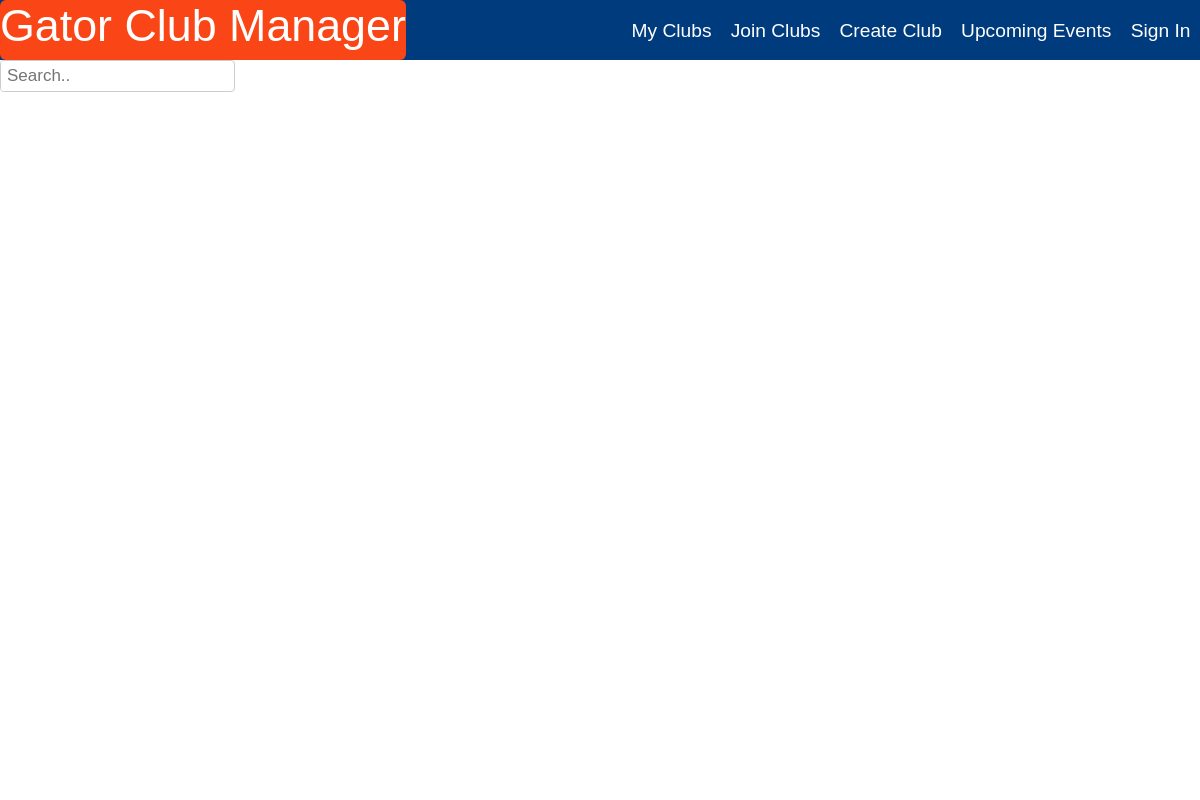
The app's page /members/search/, older data.
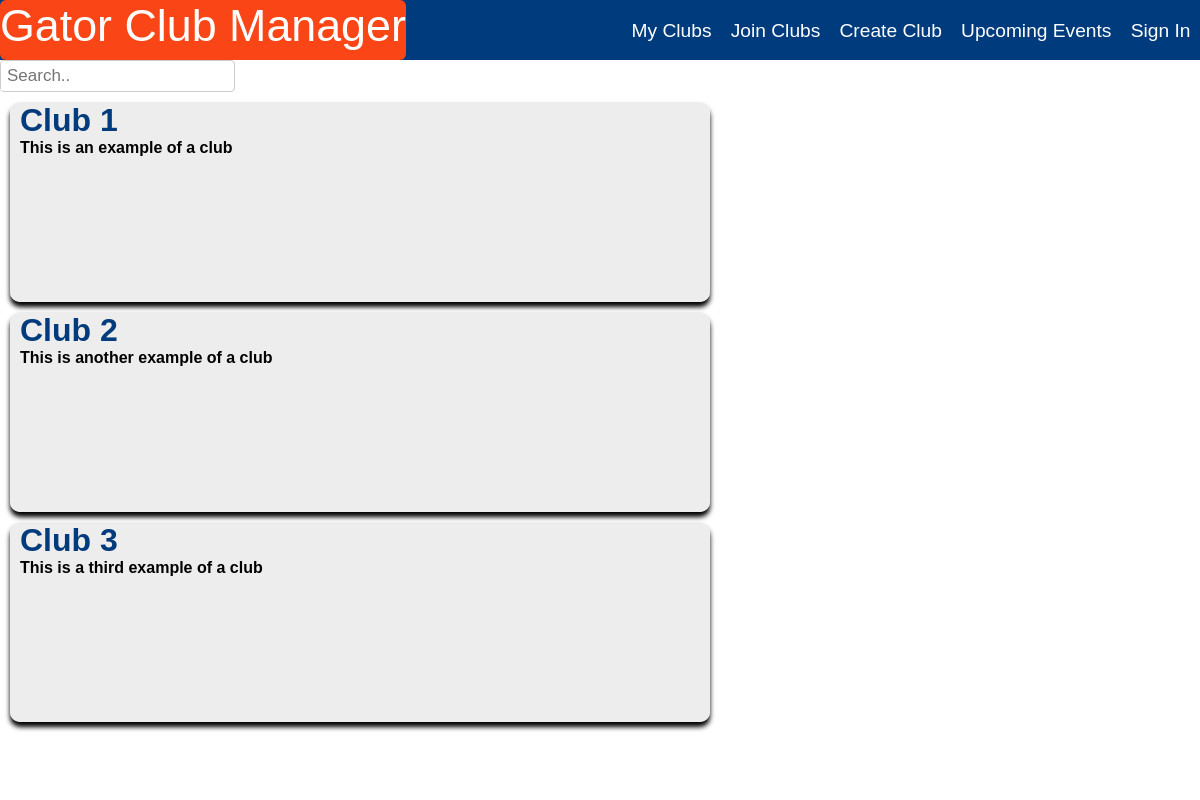
The same page, newer data.
### members/models.py (models this page shows, shortened)
class Club(models.Model):
    club_name = models.CharField(max_length=100, unique=True)  # Unique identifier for each club
    club_desc = models.TextField()
    class Meta:
        db_table = 'Club_Database'

### members/views.py (the view)
# urls.py: path('search/', views.searchClubs, name='search_clubs')
def searchClubs(request):
    query = request.GET.get('query', '')
    if query:
        clubs = Club.objects.filter(club_name__icontains=query)
    else:
        clubs = Club.objects.all()
    return render(request, 'authenticate/joinClubs.html', {'clubs': clubs})

### members/templates/authenticate/joinClubs.html (shortened to what this page needs)
{% load static %}
<!DOCTYPE html>
<html lang="en">
<head>
    <link rel="stylesheet" href="{% static 'styles.css' %}">
</head>
    <body>
        <nav class="navBar">
            <div class="navBar_container">
                <a href="/" id="navBar_logo">Gator Club Manager</a>
            </div>
            <ul class="navBar_links">
                <li class="navBar_link_container">
                    <a href="/myClubs.html" class="navBar_link">My Clubs</a>
                </li>
                <li class="navBar_link_container">
                    <a href="/joinClubs.html" class="navBar_link">Join Clubs</a>
                </li>
                <li class="navBar_link_container">
                    <a href="/createClub.html" class="navBar_link">Create Club</a>
                </li>
                <li class="navBar_link_container">
                    <a href="/upcomingEvents.html" class="navBar_link">Upcoming Events</a>
                </li>
                <li class="navBar_link_container">
                    <a href="/Sign_In.html" class="navBar_link">Sign In</a>
                </li>
            </ul>
        </nav>
        <div>
            <div class="search_bar">
                <form method="GET" action="{% url 'search_clubs' %}">
                    <input type="text" name="query" placeholder="Search..">
                </form>
            </div>
        </div>
        <div class="main_left">
            {% for club in clubs %}
            <div class="club_box">
                <form>
                    <h1 class="club_name">{{ club.club_name }}</h1>
                    <h2 class="club_body_text">{{ club.club_desc }}</h2>
                </form>
            </div>
            {% endfor %}
        </div>
    </body>

### clubmanager/static/styles.css (style rules this page uses)
* { box-sizing: border-box; margin: 0; padding: 0; font-family:Arial, Helvetica, sans-serif; }
.navBar { background: rgb(0, 60, 125); height: 60px; display: flex; font-size: 1.4rem; z-index: 999; }
.navBar_container { display: inherit; }
#navBar_logo { background-color: rgb(0,60,125); color: white; font-size: 2.8rem; border-radius: 6px; font-style: normal; text-decoration: none; display: inherit; z-index: 999; }
.navBar_links { color: white; height: 100%; display: flex; list-style: none; margin-right: 0px; width: 100%; height: 100%; position: absolute; justify-content: right; align-content: right; text-align: right; }
.navBar_link { display: inherit; color: white; text-decoration: none; font-style: normal; justify-content: center; align-content: right; padding: 0 0.6rem; font-size: 1.2rem; margin-top: 20px; text-align: right; height: 25px; border-radius: 5px; }
.main_left { display: flex; height: 700px; width: 100%; flex-direction: column; background-color: white; align-content: center; justify-content: left; }
.search_bar { display: flex; align-items: left; overflow: hidden; border: 1px solid #ccc; border-radius: 4px; width: fit-content; }
.search_bar input[type=text] { flex-grow: 1; padding: 6px; border: none; font-size: 17px; margin: 0; }
.club_box { height: 200px; width: 700px; background-color: rgba(235, 235, 235, 0.87); margin-top: 10px; margin-left: 10px; margin-bottom: 10px justify-content: center; border-radius: 10px; box-shadow: 0 5px 5px black; }
.club_box h1 { display: inherit; font-size: 2rem; color: rgb(0,60,125); margin-left: 10px; }
.club_box h2 { margin-left: 10px; font-size: 1rem; }
input { position: relative; display: inherit; margin-left: 80px; z-index: 1000px; padding: 0 0; size: 100px; width: 65%; height: 30px; color: black; z-index: 10000; }

Row changes from the older to the newer data that the page shows:
added Club: club_name "Club 1", club_desc "This is an example of a club"
added Club: club_name "Club 2", club_desc "This is another example of a club"
added Club: club_name "Club 3", club_desc "This is a third example of a club"
